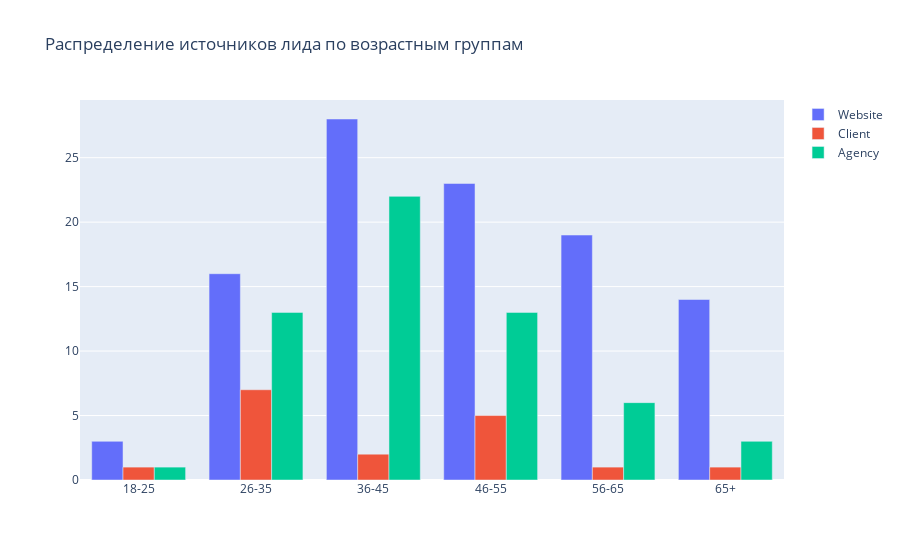

Notebook cell for this chart:
### Markdown cell above
Имеет смысл оценить источники лида в разрезе возраста клиентов, т.к., вероятнее всего, веб-сайты будут менее актуальны для представителее более пожилых возрастных групп.

### Code cell
from plotly.offline import init_notebook_mode, iplot
import plotly
import plotly.graph_objs as go

init_notebook_mode(connected=True)

df_temp = df.pivot_table(index='age_interval', columns='source', values='id', aggfunc='count')

trace0 = go.Bar(
    x=df_temp.index,
    y=df_temp.Website,
    name='Website',
    orientation = 'v'
)

trace1 = go.Bar(
    x=df_temp.index,
    y=df_temp.Client,
    name='Client',
    orientation = 'v'
)

trace2 = go.Bar(
    x=df_temp.index,
    y=df_temp.Agency,
    name='Agency',
    orientation = 'v'
)

data = [trace0, trace1, trace2]
layout = {'title': 'Распределение источников лида по возрастным группам'}

fig = go.Figure(data=data, layout=layout)

iplot(fig, show_link=False)

### Figure 1 — Plotly figure (JSON) as saved in the notebook; plotly's stock layout.template omitted (floating-point values rounded to 4 significant figures)
{"data": [{"name": "Website", "orientation": "v", "type": "bar", "x": ["18-25", "26-35", "36-45", "46-55", "56-65", "65+"], "y": [3, 16, 28, 23, 19, 14]}, {"name": "Client", "orientation": "v", "type": "bar", "x": ["18-25", "26-35", "36-45", "46-55", "56-65", "65+"], "y": [1, 7, 2, 5, 1, 1]}, {"name": "Agency", "orientation": "v", "type": "bar", "x": ["18-25", "26-35", "36-45", "46-55", "56-65", "65+"], "y": [1, 13, 22, 13, 6, 3]}], "layout": {"title": {"text": "Распределение источников лида по возрастным группам"}}}
